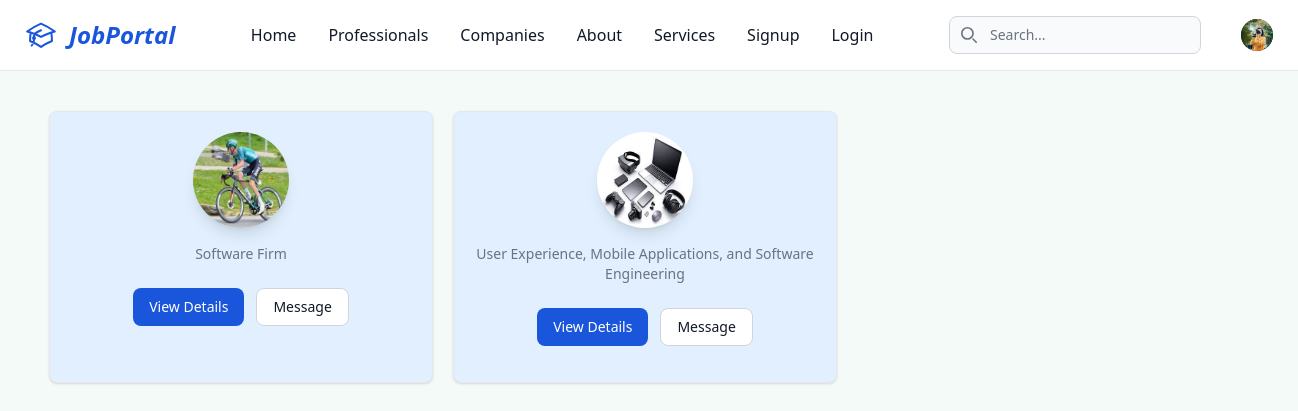
The app's page /recruiters-list/ with its own data.
### core/models.py (models this page shows, shortened)
class Recruiter(models.Model):
    id = models.UUIDField(primary_key=True, default=uuid.uuid4, unique=True, editable=False)
    user = models.OneToOneField(CustomUser, on_delete=models.CASCADE)
    company_name = models.CharField(max_length=150, verbose_name=_('Company Name'))
    company_address = models.TextField(verbose_name=_('Company Address'))
    company_about = models.TextField(verbose_name=_('About Company'))
    company_logo = models.ImageField(upload_to=company_image_upload_path, verbose_name=_('Company Logo'))
    company_cover_photo = models.ImageField(upload_to=company_cover_image_upload_path, verbose_name=_('Company Cover Photo'), null=True)
    total_employees = models.IntegerField(default=0)
    website = models.URLField(null=True)
    main_services = models.CharField(max_length=150, null=True)
    created_at = models.DateTimeField(auto_now_add=True)
    updated_at = models.DateTimeField(auto_now=True)
    class Meta:
        db_table = "Recruiter"
        verbose_name = _('Recruiter')
        verbose_name_plural = _('Recruiters')

### core/views.py (the view)
# urls.py: path('recruiters-list/', recruiters_list, name='recruiters_list'),
def recruiters_list(request):
    recruiters = Recruiter.objects.all()
    return render(request, 'core/recruiters_list.html', {'recruiters': recruiters})

### templates/core/recruiters_list.html (shortened to what this page needs)
{% extends "_base.html" %}
{% load static %}
{% load custom_filters %}
{% block content %}
    {% if recruiters %}
        <div class="flex flex-wrap gap-5 p-10 w-screen h-[88vh]">
            {% for recruiter in recruiters %}
                <div class="w-full max-w-sm border border-gray-200 rounded-lg shadow dark:bg-gray-800 dark:border-gray-700 h-[17rem] bg-blue-100 hover:bg-white transition-all">
                    <div class="flex flex-col items-center pb-10 pt-5">
                        <img class="w-24 h-24 mb-3 rounded-full shadow-lg" src="{% if recruiter.company_logo %} {{ recruiter.company_logo.url }} {% else %} {% static 'image/job-reqruiter.jpeg' %} {% endif %} " alt="{{ recruiter.company_name }} logo"/>
                        <span class="text-sm text-gray-500 dark:text-gray-400 text-center">{% if recruiter.main_services %} {{ recruiter.main_services }} {% else %} Not-available-yet {% endif %}</span>
                        <div class="flex mt-4 md:mt-6">
                            <a href="{% url 'details_recruiter' recruiter.id %}" class="inline-flex items-center px-4 py-2 text-sm font-medium text-center text-white bg-blue-700 rounded-lg hover:bg-blue-800 focus:ring-4 focus:outline-none focus:ring-blue-300 dark:bg-blue-600 dark:hover:bg-blue-700 dark:focus:ring-blue-800">View Details</a>
                            <a href="#" class="inline-flex items-center px-4 py-2 text-sm font-medium text-center text-gray-900 bg-white border border-gray-300 rounded-lg hover:bg-gray-100 focus:ring-4 focus:outline-none focus:ring-gray-200 dark:bg-gray-800 dark:text-white dark:border-gray-600 dark:hover:bg-gray-700 dark:hover:border-gray-700 dark:focus:ring-gray-700 ms-3">Message</a>
                        </div>
                    </div>
                </div>
            {% endfor %}
        </div>
    {% endif %}
{% endblock content %}

### records on screen
Recruiter: company_logo (picture), main_services "Software Firm"
Recruiter: company_logo (picture), main_services "User Experience, Mobile Applications, and Software Engineering"
